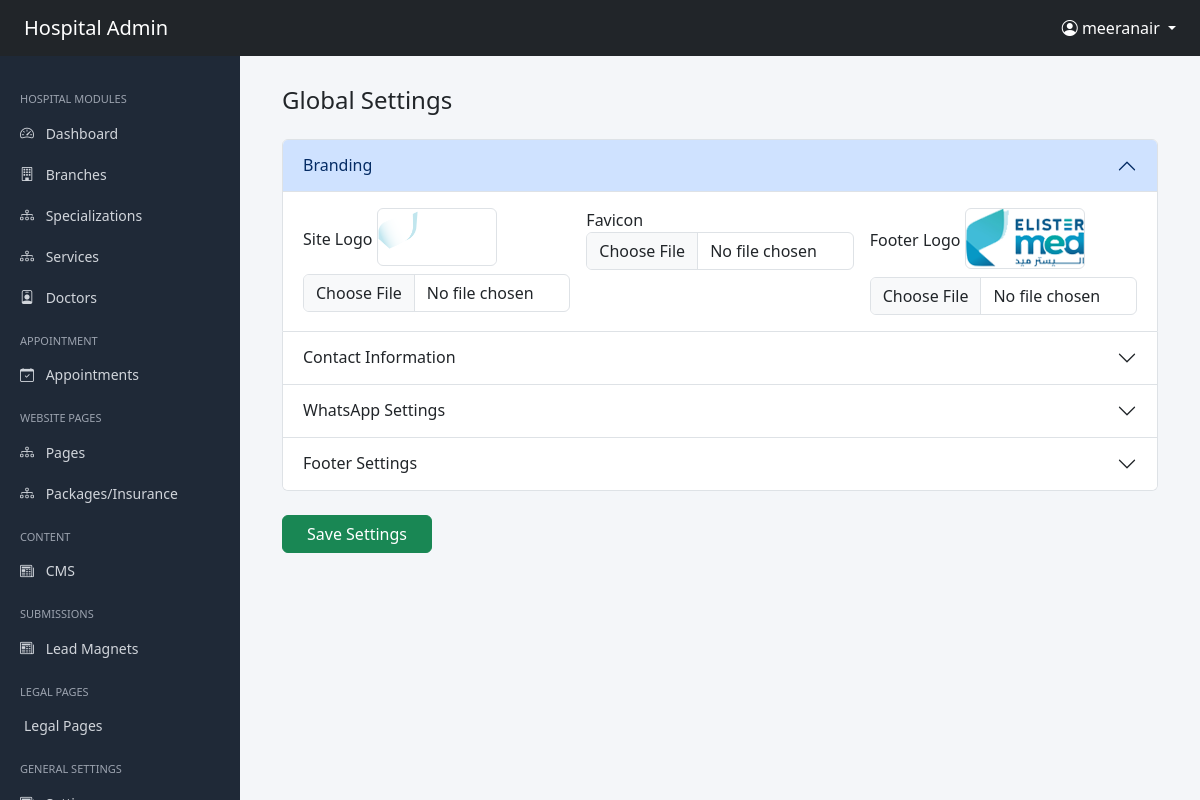
Screenshot of /administrator/settings/ (signed in) with the database file from the repository.
### accounts/models.py (models this page shows, shortened)
class User(AbstractUser):
    phone_number = models.CharField(max_length=15, blank=True, null=True)
    is_admin = models.BooleanField(default=False)
    is_doctor = models.BooleanField(default=False)
    is_patient = models.BooleanField(default=True)

### administrator/models.py (models this page shows, shortened)
class GlobalSettings(models.Model):
    site_logo = models.ImageField(
        upload_to='uploads/settings/',
        blank=True,
        null=True
    )
    favicon = models.ImageField(
        upload_to='uploads/settings/',
        blank=True,
        null=True
    )
    footer_logo = models.ImageField(
        upload_to='uploads/settings/',
        blank=True,
        null=True
    )
    address = models.TextField(blank=True)
    phone_primary = models.CharField(
        max_length=50,
        blank=True
    )
    phone_secondary = models.CharField(
        max_length=50,
        blank=True
    )
    email_primary = models.EmailField(blank=True)
    email_secondary = models.EmailField(blank=True)
    whatsapp_number = models.CharField(
        max_length=50,
        blank=True
    )
    whatsapp_message = models.CharField(
        max_length=255,
        blank=True
    )
    is_whatsapp_enabled = models.BooleanField(default=True)
    footer_description = models.TextField(blank=True)
    copyright_text = models.CharField(
        max_length=255,
        blank=True
    )
    created_at = models.DateTimeField(auto_now_add=True)
    updated_at = models.DateTimeField(auto_now=True)

### administrator/views.py (the view)
# urls.py: path('settings/', global_settings_manage, name='global-settings'),
def global_settings_manage(request):
    settings = GlobalSettings.objects.first()   # ✅ get existing
    if request.method == "POST":
        form = GlobalSettingsForm(
            request.POST,
            request.FILES,
            instance=settings   # ✅ important
        )
        if form.is_valid():
            form.save()
            messages.success(request, "Settings saved successfully")
            return redirect("administrator:global-settings")
        else:
            print("ERROR ❌", form.errors)
    else:
        form = GlobalSettingsForm(instance=settings)
    return render(
        request,
        "administrator/general_settings/manage.html",
        {
            "form": form,
            "settings": settings
        }
    )

### administrator/forms.py
class GlobalSettingsForm(forms.ModelForm):
    class Meta:
        model = GlobalSettings
        fields = "__all__"

### userapp/context_processors.py (called while the page is built)
def global_data(request):
    def get_menu(slug):
        return MenuGroup.objects.prefetch_related('items').filter(
            slug=slug,
            is_active=True
        ).first()
    settings = GlobalSettings.objects.first()
    social_links = SocialLink.objects.filter(is_active=True).order_by('order')
    legal_pages = LegalPage.objects.filter(is_active=True)
    return {
        'global_settings': settings,
         'social_links': social_links,
         'legal_pages':legal_pages,
        'main_menu': get_menu('main-menu'),
        'specialization_menu': get_menu('specialization-menu'),
        'quick_links_menu': get_menu('quick-links-menu'),
    }

### administrator/templates/administrator/general_settings/manage.html (shortened to what this page needs)
{% extends "administrator/shared/base.html" %}
{% block content %}
<div class="container-fluid">
<h4 class="mb-4">Global Settings</h4>
<form method="post" enctype="multipart/form-data">
<div class="accordion">
<div class="accordion-item">
<h2 class="accordion-header">
<button type="button" class="accordion-button" data-bs-toggle="collapse" data-bs-target="#brandingSection">
Branding
</button>
</h2>
<div id="brandingSection" class="accordion-collapse collapse show">
<div class="accordion-body">
<div class="row g-3">
<div class="col-md-4">
<label>Site Logo</label>
{% if settings and settings.site_logo %}
<img src="{{ settings.site_logo.url }}" width="120" class="mb-2 border rounded">
{% endif %}
<input type="file" name="site_logo" class="form-control">
</div>
<div class="col-md-4">
<label>Favicon</label>
<input type="file" name="favicon" class="form-control">
</div>
<div class="col-md-4">
<label>Footer Logo</label>
{% if settings and settings.footer_logo %}
<img src="{{ settings.footer_logo.url }}" width="120" class="mb-2 border rounded">
{% endif %}
<input type="file" name="footer_logo" class="form-control">
</div>
</div>
</div>
</div>
</div>
<div class="accordion-item">
<h2 class="accordion-header">
<button type="button" class="accordion-button collapsed" data-bs-toggle="collapse" data-bs-target="#contactSection">
Contact Information
</button>
</h2>
</div>
<div class="accordion-item">
<h2 class="accordion-header">
<button type="button" class="accordion-button collapsed" data-bs-toggle="collapse" data-bs-target="#whatsappSection">
WhatsApp Settings
</button>
</h2>
</div>
<div class="accordion-item">
<h2 class="accordion-header">
<button type="button" class="accordion-button collapsed" data-bs-toggle="collapse" data-bs-target="#footerSection">
Footer Settings
</button>
</h2>
</div>
</div>
<div class="mt-4">
<button type="submit" class="btn btn-success px-4">
Save Settings
</button>
</div>
</form>
</div>
{% endblock %}

### administrator/templates/administrator/shared/base.html (shortened to what this page needs)
<!DOCTYPE html>
<html lang="en">
<head>
<link href="https://cdn.jsdelivr.net/npm/bootstrap@5.3.2/dist/css/bootstrap.min.css" rel="stylesheet">
<link href="https://cdn.jsdelivr.net/npm/bootstrap-icons@1.11.1/font/bootstrap-icons.css" rel="stylesheet">
</head>
<body>
<nav class="navbar navbar-dark bg-dark px-4 navbar-fixed">
<span class="navbar-brand">Hospital Admin</span>
<div class="ms-auto">
{% if request.user.is_authenticated %}
<div class="dropdown">
<a class="text-white dropdown-toggle text-decoration-none"
href="#"
data-bs-toggle="dropdown">
<i class="bi bi-person-circle"></i>
{{ request.user.username }}
</a>
</div>
{% endif %}
</div>
</nav>
<div class="sidebar">
<div class="menu-title">Hospital Modules</div>
<a href="{% url 'administrator:dashboard' %}">
<i class="bi bi-speedometer2"></i> Dashboard
</a>
<a href="{% url 'administrator:branch-list' %}">
<i class="bi bi-building"></i> Branches
</a>
<a href="{% url 'administrator:specialization-list' %}">
<i class="bi bi-diagram-3"></i> Specializations
</a>
<a href="{% url 'administrator:service-list' %}">
<i class="bi bi-diagram-3"></i> Services
</a>
<a href="{% url 'administrator:doctor-list' %}">
<i class="bi bi-person-badge"></i> Doctors
</a>
<div class="menu-title">Appointment</div>
<a data-bs-toggle="collapse" href="#appointments">
<i class="bi bi-calendar-check"></i> Appointments
</a>
<div class="menu-title">Website Pages</div>
<a data-bs-toggle="collapse" href="#pages">
<i class="bi bi-diagram-3"></i> Pages
</a>
<a data-bs-toggle="collapse" href="#servicepages">
<i class="bi bi-diagram-3"></i> Packages/Insurance
</a>
<div class="menu-title">Content</div>
<a data-bs-toggle="collapse" href="#contenttype">
<i class="bi bi-newspaper"></i> CMS
</a>
<div class="menu-title">Submissions</div>
<a data-bs-toggle="collapse" href="#submissions">
<i class="bi bi-newspaper"></i> Lead Magnets
</a>
<div class="menu-title">Legal Pages</div>
<a href="{% url 'administrator:legal-list' %}" class="ps-4">Legal Pages</a>
<div class="menu-title">General Settings</div>
<a data-bs-toggle="collapse" href="#gensettings">
<i class="bi bi-newspaper"></i> Settings
</a>
</div>
<div class="main-content">
{% block content %}{% endblock %}
</div>
</body>
</html>

### administrator/templates/administrator/shared/base.html (style rules this page uses)
body { background:#f4f6f9; overflow-x:hidden; }
.sidebar { position:fixed; top:56px; left:0; height:100%; width:240px; background:#1f2937; padding-top:20px; overflow-y:auto; }
.sidebar a { color:#d1d5db; padding:10px 20px; display:block; text-decoration:none; font-size:14px; }
.sidebar .menu-title { color:#9ca3af; font-size:11px; padding:15px 20px 5px; text-transform:uppercase; }
.sidebar i { margin-right:8px; }
.main-content { margin-left:240px; padding:30px; }

### rows the page displays
User: user.username "meeranair"
GlobalSettings: site_logo (picture), footer_logo (picture)
